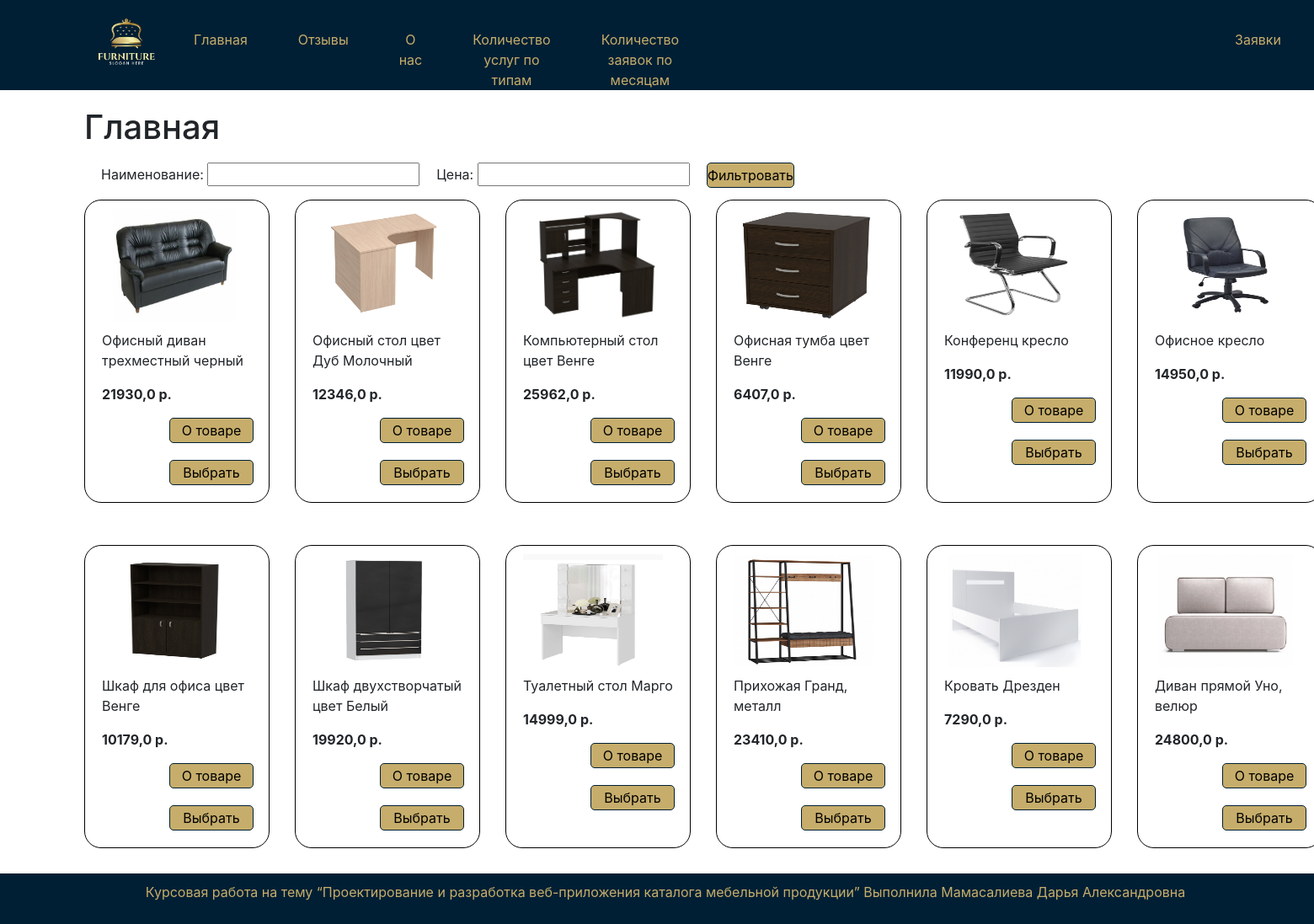
The app's page / (signed in) with its own data.
### myapp/models.py (models this page shows, shortened)
class Goog(models.Model):
    objects = None
    title = models.CharField('Наименование', max_length=100)
    description = models.TextField('Описание')
    price = models.FloatField('Цена', max_length=50)
    photo = models.ImageField(upload_to="photos", default=None, blank=True, null=True, verbose_name="Фото")
    class Meta:
        verbose_name = 'Товар'
        verbose_name_plural = 'Товары'

### myapp/views.py (the view)
# urls.py: path('', index, name="index"),
def index(request):
    tasks_all = Goog.objects.order_by('id')
    tasks = PostFilter(request.GET, queryset=tasks_all)
    context = {
        'posts': tasks,
        'title': 'Гланая страница'
    }
    return render(request, 'myapp/index.html', context)

### myapp/templates/myapp/index.html
{% extends "myapp/base.html" %}
{% block content %}
<div class="zalogo">
    <h1>Главная</h1>
</div>
{% if posts %}
<div class="containers">
    <form method="get" class="form-filter">
        <div class="fil">
            {{ posts.form.as_p }}
            <button type="submit" class="filt">Фильтровать</button>
        </div>
    </form>
</div>
<div class="total">
    {% for post in posts.qs %}
    <div class="media">
        <img width="166" height="134" src="media/{{ post.photo }}">
        <p class="title" style="width: 180px;"> {{ post.title }}</p>
        <p class="price"><b>{{ post.price }} р.</b></p>
        <button class="model" style="height: 30px; width: 100px;" onclick="location.href = '{% url 'goog-detail' post.id %}'">О товаре</button>
        {% if user.is_authenticated %}
        <button class="model" onclick="location.href = '{% url 'orders-create' post.id %}'"
                style="width:100px;height:30px;padding:0;">Выбрать
        </button>
        {% endif %}
    </div>
    {% endfor %}
</div>
{% else %}
<p>Нет записей</p>
{% endif %}
{% endblock content %}

### static/css/style.css (style rules this page uses)
* { margin: 0; padding: 0; font-family: Inter; }
.total { margin-left: 100px; display: grid; grid-template-columns: repeat(7, 220px); grid-template-rows: auto; gap: 30px; }
.zalogo { margin-left: 100px; margin-top: 20px; }
button { background-color: #c6ad6b; border: 1px solid #001f34; }
.containers { margin-left: 100px; }
.media { border: 1px solid black; position: relative; margin-bottom: 20px; border-radius: 20px; }
.media img,p { margin-top: 10px; margin-left: 20px; }
.model { margin-bottom: 20px; margin-left: 60px; }
.fil { display: flex; }
.fil button { margin-left: 20px; height: 30px; margin-top: 10px; }
button { border-radius: 5px; }
.model { width: 600px; margin-left: 100px; }

### records on screen
Goog: photo (picture), title "Офисный диван трехместный черный", price "21930,0"
Goog: photo (picture), title "Офисный стол цвет Дуб Молочный", price "12346,0"
Goog: photo (picture), title "Компьютерный стол цвет Венге", price "25962,0"
Goog: photo (picture), title "Офисная тумба цвет Венге", price "6407,0"
Goog: photo (picture), title "Конференц кресло", price "11990,0"
Goog: photo (picture), title "Офисное кресло", price "14950,0"
Goog: photo (picture), title "Шкаф для офиса цвет Венге", price "10179,0"
Goog: photo (picture), title "Шкаф двухстворчатый цвет Белый", price "19920,0"
Goog: photo (picture), title "Туалетный стол Марго", price "14999,0"
Goog: photo (picture), title "Прихожая Гранд, металл", price "23410,0"
Goog: photo (picture), title "Кровать Дрезден", price "7290,0"
Goog: photo (picture), title "Диван прямой Уно, велюр", price "24800,0"
